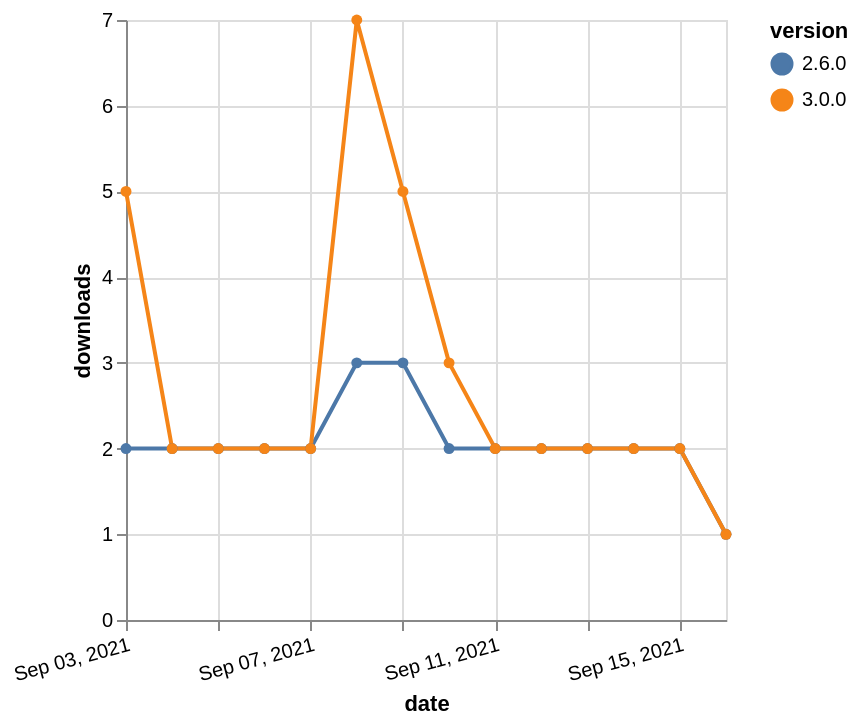

The specification (Vega-Lite) saved for this image:
### Vega-Lite specification from a JSON file in a GitHub repository (floating-point values rounded to 4 significant figures)
{"$schema": "https://vega.github.io/schema/vega-lite/v5.json", "description": "A simple bar chart with embedded data.", "data": {"values": [{"date": "2021-09-03", "total": 421, "delta": 2, "version": "2.6.0"}, {"date": "2021-09-04", "total": 423, "delta": 2, "version": "2.6.0"}, {"date": "2021-09-05", "total": 425, "delta": 2, "version": "2.6.0"}, {"date": "2021-09-06", "total": 427, "delta": 2, "version": "2.6.0"}, {"date": "2021-09-07", "total": 429, "delta": 2, "version": "2.6.0"}, {"date": "2021-09-08", "total": 432, "delta": 3, "version": "2.6.0"}, {"date": "2021-09-09", "total": 435, "delta": 3, "version": "2.6.0"}, {"date": "2021-09-10", "total": 437, "delta": 2, "version": "2.6.0"}, {"date": "2021-09-11", "total": 439, "delta": 2, "version": "2.6.0"}, {"date": "2021-09-12", "total": 441, "delta": 2, "version": "2.6.0"}, {"date": "2021-09-13", "total": 443, "delta": 2, "version": "2.6.0"}, {"date": "2021-09-14", "total": 445, "delta": 2, "version": "2.6.0"}, {"date": "2021-09-15", "total": 447, "delta": 2, "version": "2.6.0"}, {"date": "2021-09-16", "total": 448, "delta": 1, "version": "2.6.0"}, {"date": "2021-09-03", "total": 474, "delta": 5, "version": "3.0.0"}, {"date": "2021-09-04", "total": 476, "delta": 2, "version": "3.0.0"}, {"date": "2021-09-05", "total": 478, "delta": 2, "version": "3.0.0"}, {"date": "2021-09-06", "total": 480, "delta": 2, "version": "3.0.0"}, {"date": "2021-09-07", "total": 482, "delta": 2, "version": "3.0.0"}, {"date": "2021-09-08", "total": 489, "delta": 7, "version": "3.0.0"}, {"date": "2021-09-09", "total": 494, "delta": 5, "version": "3.0.0"}, {"date": "2021-09-10", "total": 497, "delta": 3, "version": "3.0.0"}, {"date": "2021-09-11", "total": 499, "delta": 2, "version": "3.0.0"}, {"date": "2021-09-12", "total": 501, "delta": 2, "version": "3.0.0"}, {"date": "2021-09-13", "total": 503, "delta": 2, "version": "3.0.0"}, {"date": "2021-09-14", "total": 505, "delta": 2, "version": "3.0.0"}, {"date": "2021-09-15", "total": 507, "delta": 2, "version": "3.0.0"}, {"date": "2021-09-16", "total": 508, "delta": 1, "version": "3.0.0"}]}, "width": "container", "mark": {"type": "line", "point": {"filled": true}}, "encoding": {"x": {"field": "date", "type": "temporal", "timeUnit": "yearmonthdate", "title": "date", "axis": {"labelAngle": -15}}, "y": {"field": "delta", "type": "quantitative", "title": "downloads"}, "color": {"field": "version", "type": "nominal"}, "tooltip": {"field": "delta"}}}
